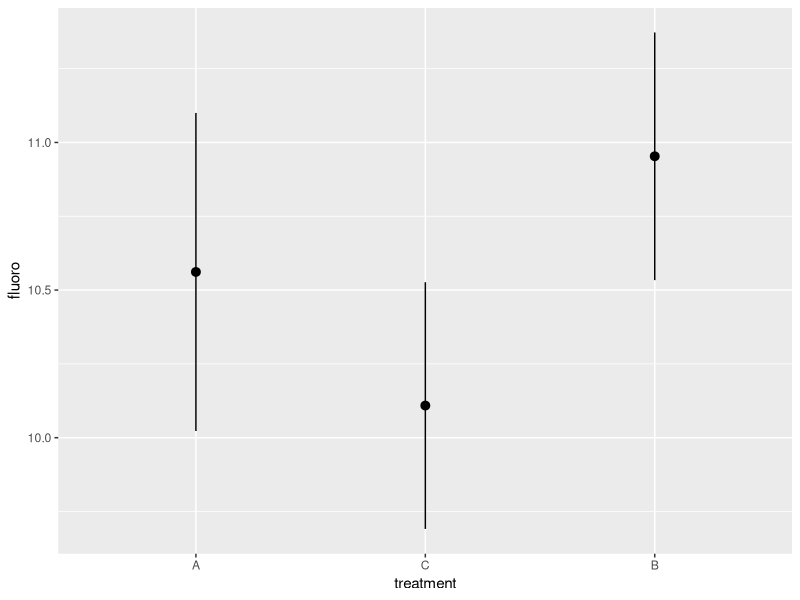

Recreate this plot in R.
## ---- chunk 1
knitr::opts_chunk$set(echo = TRUE)
## ---- chunk 2
y.column <- c(	11.24329808,	10.57397347,	8.798111146,	9.648373069,	10.16202242
,	9.253887088,	11.51807329,	12.22480837,	8.797802989,	10.6733833,	12.38641145,	10.55536801,	10.83550408,	9.473762458,	11.8490472,	11.52501837,	10.02532039,	10.26283115,	9.541543832,	10.8289181,	10.61879171,	10.56255483,	10.12447501,	11.27377454,	8.985686839,	9.661441062,	9.337572633,	9.624627193,	9.562961301,	8.898324866,	9.033531311,	12.00679606,	10.80340919,	10.72436056,	10.39465146,	10.29051717,	11.32943119,	11.95522121
,	12.59729367,	10.49891019,	9.58186603,	10.83069437,	9.639272696,	11.23721842,	10.25767478,	10.83731922,	10.46711202,	10.6520578,	11.90867276,	12.38906162,	11.33769377)


#create stacked dataframe
n<-17
dat <- data.frame(fluoro = y.column,
                  treatment = c(rep("A",n),rep("C",n),rep("B",n)))

#set factor levels
dat$treatment <- factor(dat$treatment ,
                        levels = c("A","C","B"))
## ---- chunk 3
easy.ggplot.ci <- function(dat, y, x, mult = 1){
  ggplot(data = dat, 
       aes(y = dat[,y], 
           x = dat[,x])) + 
stat_summary(fun.data = "mean_se",
             fun.args = list(mult = mult)) +
    xlab(x)+ylab(y)
}
## ---- chunk 4
model.null <- lm(fluoro ~ 1, 
             data = dat)
## ---- chunk 5
summary(model.null)
## ---- chunk 6
summary(dat)
## ---- chunk 7
model1 <- lm(fluoro ~ treatment, 
             data = dat)
## ---- chunk 8
library(arm)
display(model1, detail = TRUE)
## ---- chunk 9
library(ggplot2)
easy.ggplot.ci(dat = dat, 
         y = "fluoro",
         x = "treatment",
         mult = 1.96)
## ---- chunk 10
model.means <- lm(fluoro ~ -1 + treatment, 
             data = dat)

display(model.means, detail = T)
## ---- chunk 11























anova(model.null, 
      model1)
## ---- chunk 12
anova(model1)
## ---- chunk 13
treatment.MS <- anova(model1)$"Mean Sq"[1]
resid.MS <- anova(model1)$"Mean Sq"[2]

treatment.MS/resid.MS
## ---- chunk 14
#use aov() to fit model
m.aov <- aov(fluoro ~ treatment, 
             data = dat)

summary(m.aov)
